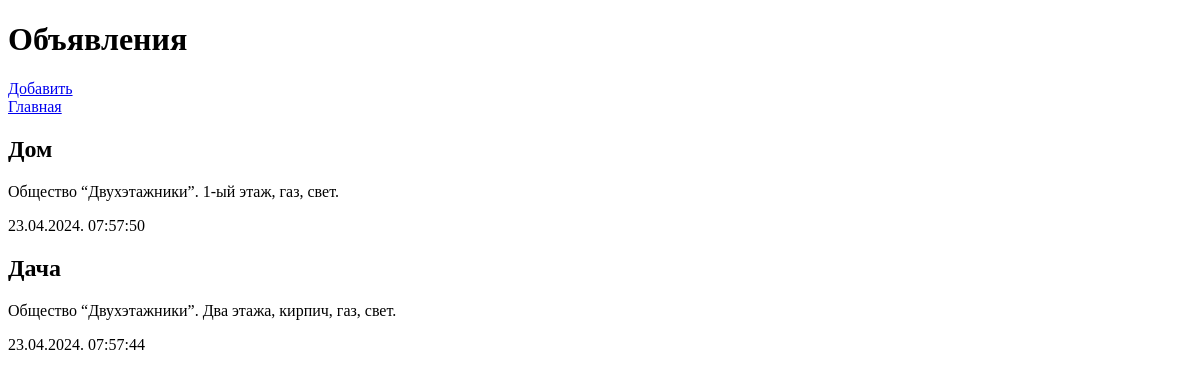
The app's page /bboard/, older data.
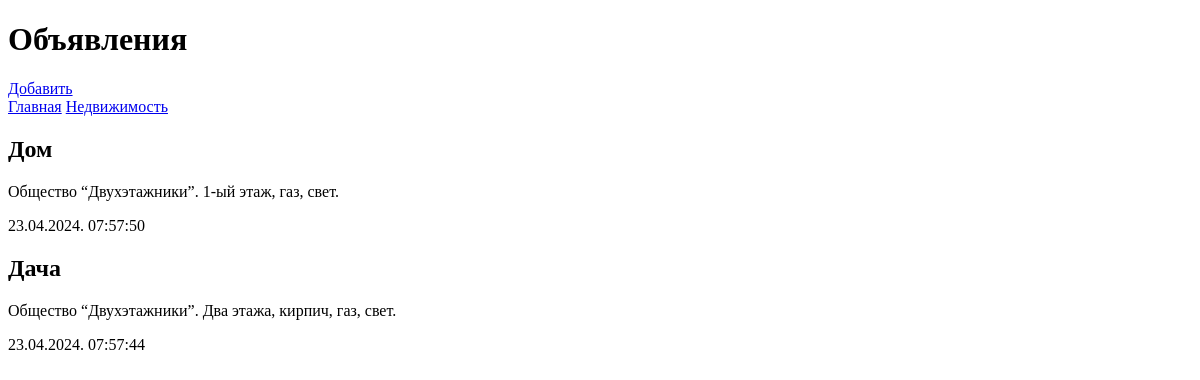
The same page, newer data.
### bboard/models.py (models this page shows, shortened)
class Bb(models.Model): # 50
	title = models.CharField(max_length=50, verbose_name='Товар')
	content = models.TextField(null=True, blank=True, verbose_name='Описание') #
	price = models.FloatField(null=True, blank=True, verbose_name='Цена')
	published = models.DateTimeField(auto_now_add=True,  null=True, db_index=True, verbose_name='Опубликовано')
	rubric = models.ForeignKey('Rubric', null = True, on_delete=models.PROTECT, verbose_name ='Рубрика') # 54
	class Meta:
		verbose_name_plural = 'Объявления'
		verbose_name = 'Объявление'
		ordering = ['-published']

class Rubric(models.Model): # стр 53
	name = models.CharField(max_length=20, db_index=True, verbose_name='Название')
	class Meta:
		verbose_name_plural = 'Рубрики'
		verbose_name = 'Рубрика'
		ordering = ['name']

### bboard/views.py (the view)
# urls.py: path('', index, name='index'),
def index(request): # стр. 59
    bbs = Bb.objects.all()
    rubrics = Rubric.objects.all()
    context = {'bbs': bbs, 'rubrics': rubrics}
    return render(request, 'bboard/index.html', context)

### bboard/templates/bboard/index.html (shortened to what this page needs)
<!DOCTYPE html>
<html lang="en">
	<head>
	</head>
	<body>
		<h1>Объявления</h1>
		<a href="{% url 'add' %}">Добавить</a>
		<div>
			<a href="{% url 'index' %}">Главная</a>
			{% for rubric in rubrics %}
			<a href="{% url 'by_rubric' rubric.pk %}">{{ rubric.name }}</a>
			{% endfor %}
		</div>
		{% for bb in bbs %}
		<div>
			<h2>{{ bb.title }}</h2>
			<p>{{ bb.content }}</p>
			<p>{{ bb.published|date:'d.m.Y. H:i:s' }}</p>
		</div>
		{% endfor %}
	</body>
</html>

Row changes from the older to the newer data that the page shows:
added Rubric: name "Недвижимость"
